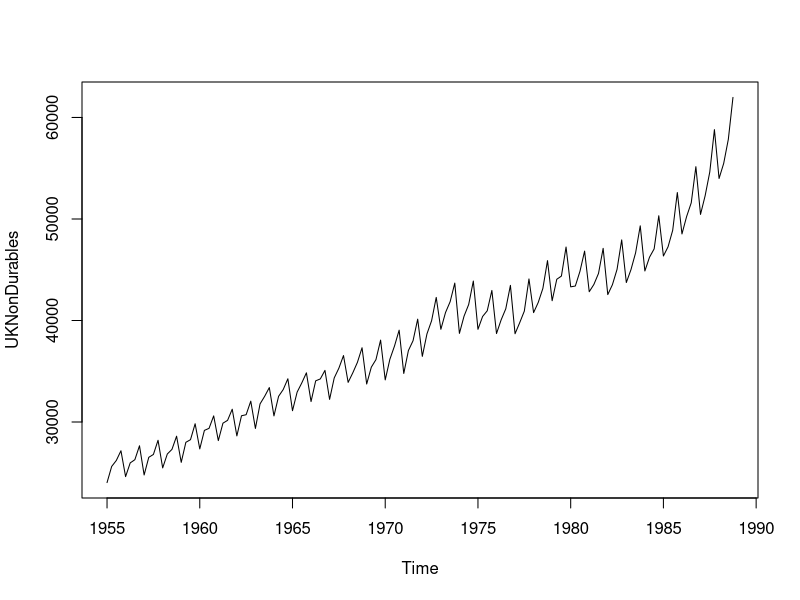
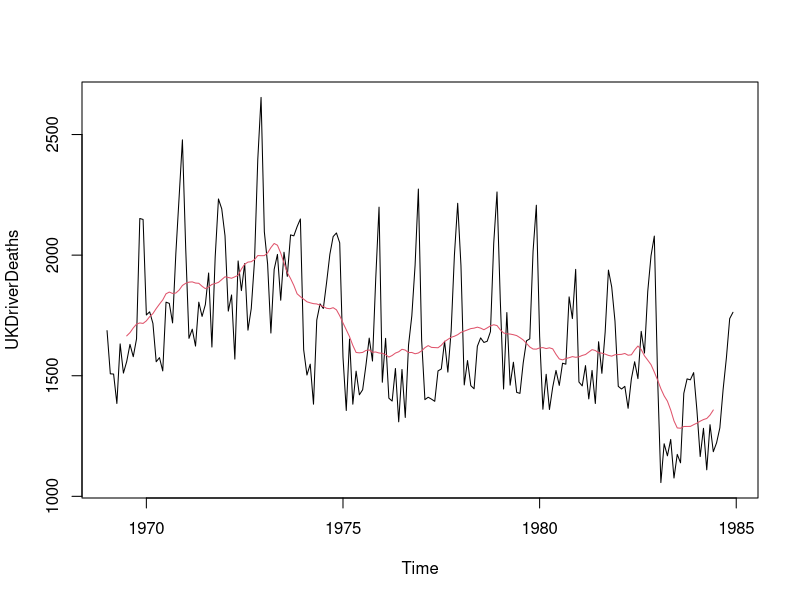
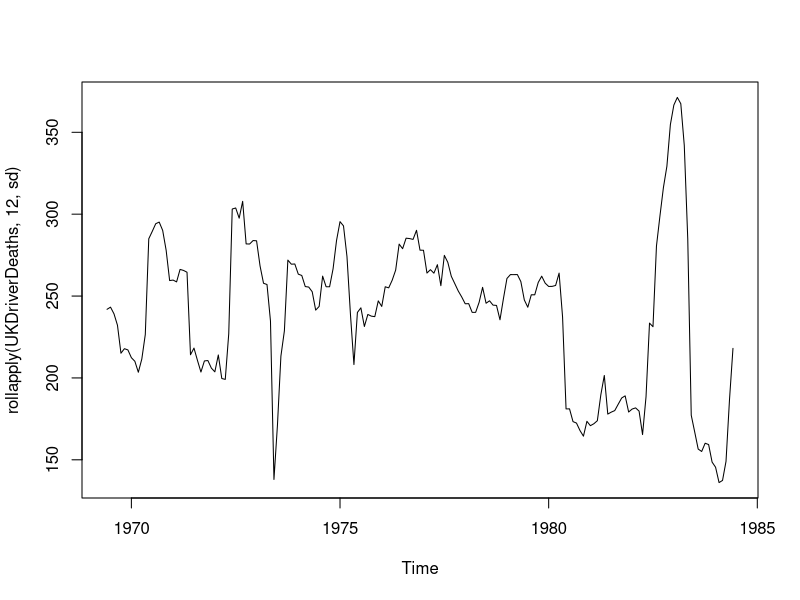
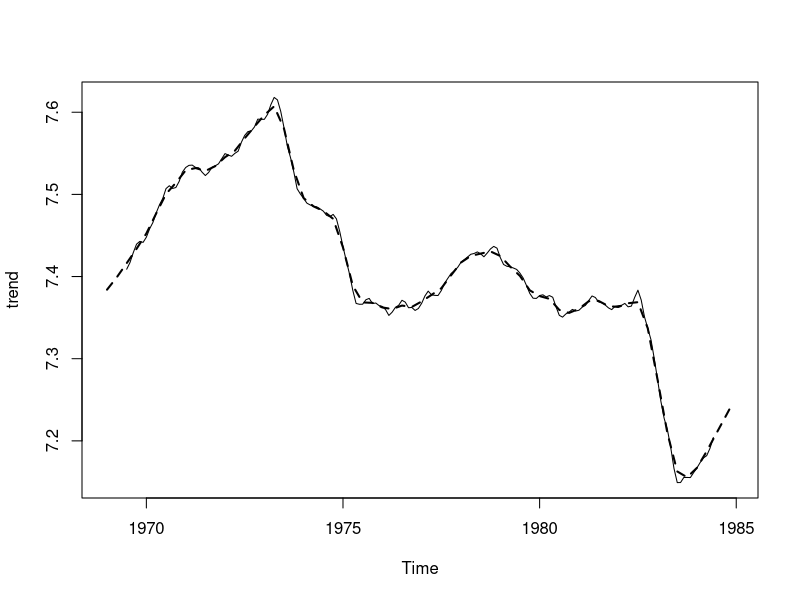
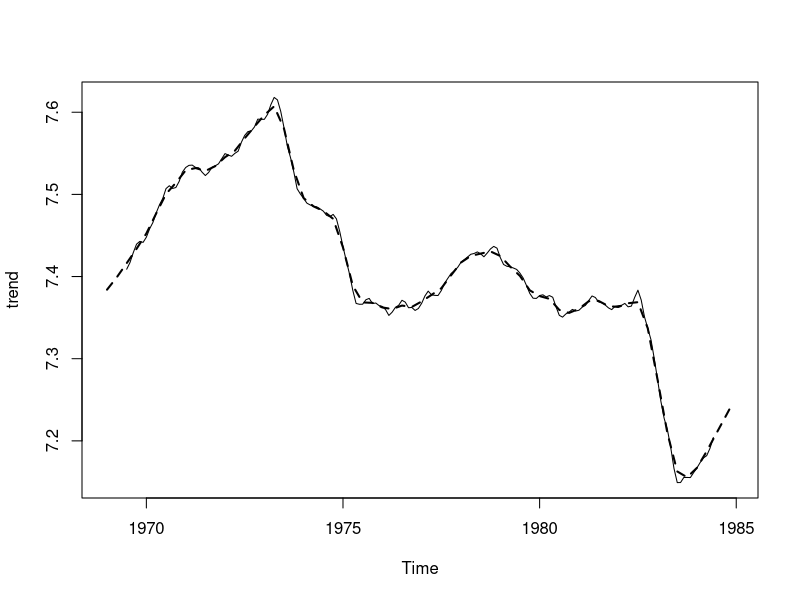
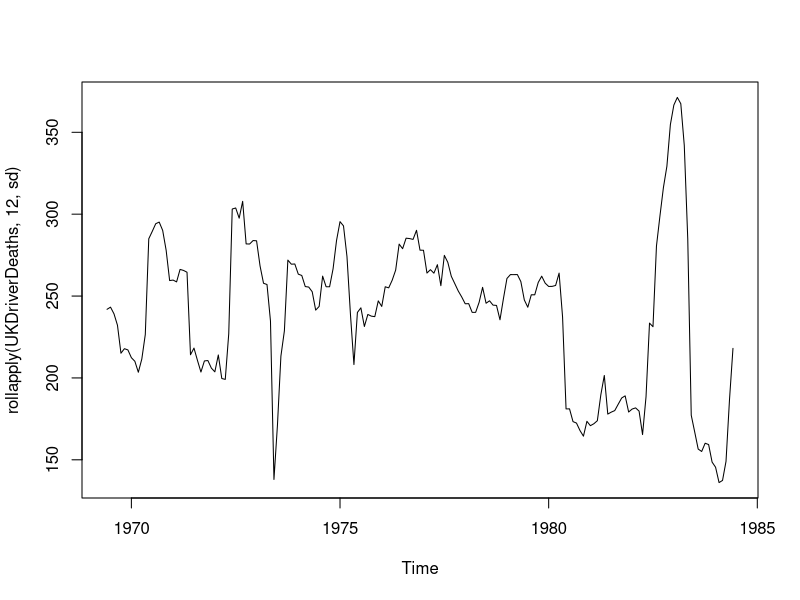
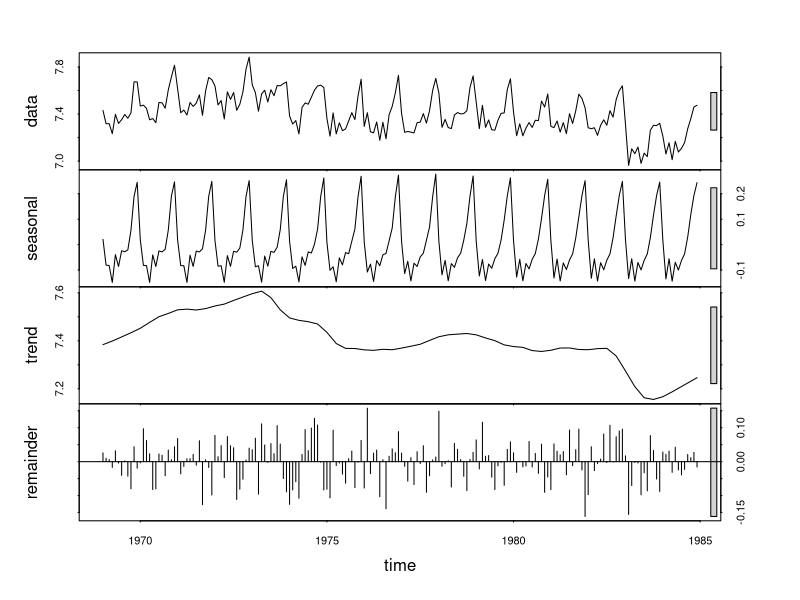
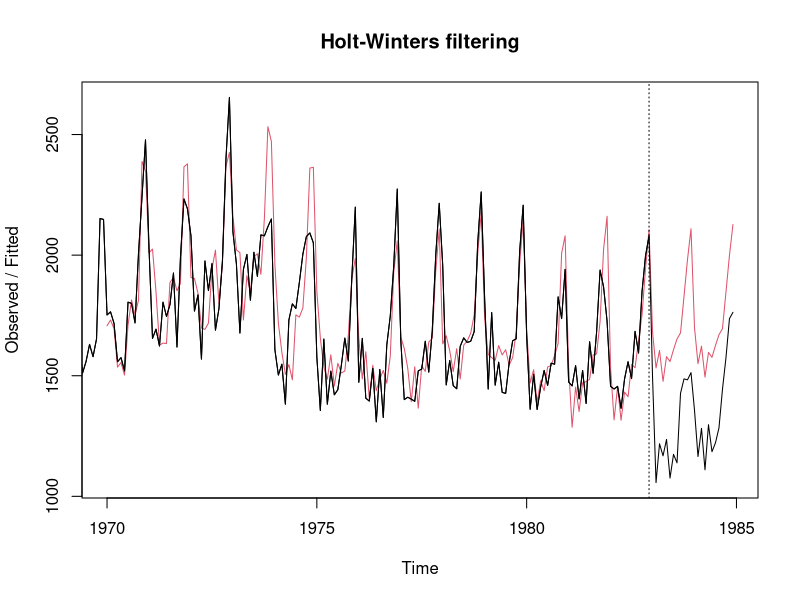

Write R code to recreate these figures, in order. (Note: this script raises an error after producing the figures.)
###################################################
### chunk number 1: setup
###################################################
options(prompt = "R> ", continue = "+  ", width = 64,
  digits = 4, show.signif.stars = FALSE, useFancyQuotes = FALSE)

options(SweaveHooks = list(onefig =   function() {par(mfrow = c(1,1))},
                           twofig =   function() {par(mfrow = c(1,2))},                           
                           threefig = function() {par(mfrow = c(1,3))},
                           fourfig =  function() {par(mfrow = c(2,2))},
			   sixfig =   function() {par(mfrow = c(3,2))}))

library("AER")

set.seed(1071)


###################################################
### chunk number 2: options
###################################################
options(digits = 6)


###################################################
### chunk number 3: ts-plot eval=FALSE
###################################################
## data("UKNonDurables")
## plot(UKNonDurables)


###################################################
### chunk number 4: UKNonDurables-data
###################################################
data("UKNonDurables")


###################################################
### chunk number 5: tsp
###################################################
tsp(UKNonDurables)


###################################################
### chunk number 6: window
###################################################
window(UKNonDurables, end = c(1956, 4))


###################################################
### chunk number 7: filter eval=FALSE
###################################################
## data("UKDriverDeaths")
## plot(UKDriverDeaths)
## lines(filter(UKDriverDeaths, c(1/2, rep(1, 11), 1/2)/12),
##   col = 2)


###################################################
### chunk number 8: ts-plot1
###################################################
data("UKNonDurables")
plot(UKNonDurables)
data("UKDriverDeaths")
plot(UKDriverDeaths)
lines(filter(UKDriverDeaths, c(1/2, rep(1, 11), 1/2)/12),
  col = 2)


###################################################
### chunk number 9: filter1 eval=FALSE
###################################################
## data("UKDriverDeaths")
## plot(UKDriverDeaths)
## lines(filter(UKDriverDeaths, c(1/2, rep(1, 11), 1/2)/12),
##   col = 2)


###################################################
### chunk number 10: rollapply
###################################################
plot(rollapply(UKDriverDeaths, 12, sd))


###################################################
### chunk number 11: ar-sim
###################################################
set.seed(1234)
x <- filter(rnorm(100), 0.9, method = "recursive")


###################################################
### chunk number 12: decompose
###################################################
dd_dec <- decompose(log(UKDriverDeaths))
dd_stl <- stl(log(UKDriverDeaths), s.window = 13)


###################################################
### chunk number 13: decompose-components
###################################################
plot(dd_dec$trend, ylab = "trend")
lines(dd_stl$time.series[,"trend"], lty = 2, lwd = 2)


###################################################
### chunk number 14: seat-mean-sd
###################################################
plot(dd_dec$trend, ylab = "trend")
lines(dd_stl$time.series[,"trend"], lty = 2, lwd = 2)
plot(rollapply(UKDriverDeaths, 12, sd))


###################################################
### chunk number 15: stl
###################################################
plot(dd_stl)


###################################################
### chunk number 16: Holt-Winters
###################################################
dd_past <- window(UKDriverDeaths, end = c(1982, 12))
dd_hw <- HoltWinters(dd_past)
dd_pred <- predict(dd_hw, n.ahead = 24)


###################################################
### chunk number 17: Holt-Winters-plot
###################################################
plot(dd_hw, dd_pred, ylim = range(UKDriverDeaths))
lines(UKDriverDeaths)


###################################################
### chunk number 18: Holt-Winters-plot1
###################################################
plot(dd_hw, dd_pred, ylim = range(UKDriverDeaths))
lines(UKDriverDeaths)


###################################################
### chunk number 19: acf eval=FALSE
###################################################
## acf(x)
## pacf(x)


###################################################
### chunk number 20: acf1
###################################################
acf(x, ylim = c(-0.2, 1))
pacf(x, ylim = c(-0.2, 1))


###################################################
### chunk number 21: ar
###################################################
ar(x)


###################################################
### chunk number 22: window-non-durab
###################################################
nd <- window(log(UKNonDurables), end = c(1970, 4))


###################################################
### chunk number 23: non-durab-acf
###################################################
acf(diff(nd), ylim = c(-1, 1))
pacf(diff(nd), ylim = c(-1, 1))
acf(diff(diff(nd, 4)), ylim = c(-1, 1))
pacf(diff(diff(nd, 4)), ylim = c(-1, 1))


###################################################
### chunk number 24: non-durab-acf1
###################################################
acf(diff(nd), ylim = c(-1, 1))
pacf(diff(nd), ylim = c(-1, 1))
acf(diff(diff(nd, 4)), ylim = c(-1, 1))
pacf(diff(diff(nd, 4)), ylim = c(-1, 1))


###################################################
### chunk number 25: arima-setup
###################################################
nd_pars <- expand.grid(ar = 0:2, diff = 1, ma = 0:2,
  sar = 0:1, sdiff = 1, sma = 0:1)
nd_aic <- rep(0, nrow(nd_pars))
for(i in seq(along = nd_aic)) nd_aic[i] <- AIC(arima(nd,
  unlist(nd_pars[i, 1:3]), unlist(nd_pars[i, 4:6])),
  k = log(length(nd)))
nd_pars[which.min(nd_aic),]


###################################################
### chunk number 26: arima
###################################################
nd_arima <- arima(nd, order = c(0,1,1), seasonal = c(0,1,1))
nd_arima


###################################################
### chunk number 27: tsdiag
###################################################
tsdiag(nd_arima)


###################################################
### chunk number 28: tsdiag1
###################################################
tsdiag(nd_arima)


###################################################
### chunk number 29: arima-predict
###################################################
nd_pred <- predict(nd_arima, n.ahead = 18 * 4)


###################################################
### chunk number 30: arima-compare
###################################################
plot(log(UKNonDurables))
lines(nd_pred$pred, col = 2)


###################################################
### chunk number 31: arima-compare1
###################################################
plot(log(UKNonDurables))
lines(nd_pred$pred, col = 2)


###################################################
### chunk number 32: pepper
###################################################
data("PepperPrice")
plot(PepperPrice, plot.type = "single", col = 1:2)
legend("topleft", c("black", "white"), bty = "n", 
col = 1:2, lty = rep(1,2))


###################################################
### chunk number 33: pepper1
###################################################
data("PepperPrice")
plot(PepperPrice, plot.type = "single", col = 1:2)
legend("topleft", c("black", "white"), bty = "n", 
col = 1:2, lty = rep(1,2))


###################################################
### chunk number 34: adf1
###################################################
library("tseries")
adf.test(log(PepperPrice[, "white"]))


###################################################
### chunk number 35: adf1
###################################################
adf.test(diff(log(PepperPrice[, "white"])))


###################################################
### chunk number 36: pp
###################################################
pp.test(log(PepperPrice[, "white"]), type = "Z(t_alpha)")


###################################################
### chunk number 37: urca eval=FALSE
###################################################
## library("urca")
## pepper_ers <- ur.ers(log(PepperPrice[, "white"]),
##   type = "DF-GLS", model = "const", lag.max = 4)
## summary(pepper_ers)


###################################################
### chunk number 38: kpss
###################################################
kpss.test(log(PepperPrice[, "white"]))


###################################################
### chunk number 39: po
###################################################
po.test(log(PepperPrice))


###################################################
### chunk number 40: joh-trace
###################################################
library("urca")
pepper_jo <- ca.jo(log(PepperPrice), ecdet = "const",
  type = "trace")
summary(pepper_jo)


###################################################
### chunk number 41: joh-lmax eval=FALSE
###################################################
## pepper_jo2 <- ca.jo(log(PepperPrice), ecdet = "const", type = "eigen")
## summary(pepper_jo2)


###################################################
### chunk number 42: dynlm-by-hand
###################################################
dd <- log(UKDriverDeaths)
dd_dat <- ts.intersect(dd, dd1 = lag(dd, k = -1),
  dd12 = lag(dd, k = -12))
lm(dd ~ dd1 + dd12, data = dd_dat)


###################################################
### chunk number 43: dynlm
###################################################
library("dynlm")
dynlm(dd ~ L(dd) + L(dd, 12))


###################################################
### chunk number 44: efp
###################################################
dd_ocus <- efp(dd ~ dd1 + dd12, data = dd_dat,
  type = "OLS-CUSUM")


###################################################
### chunk number 45: efp-test
###################################################
sctest(dd_ocus)


###################################################
### chunk number 46: efp-plot eval=FALSE
###################################################
## plot(dd_ocus)


###################################################
### chunk number 47: Fstats
###################################################
dd_fs <- Fstats(dd ~ dd1 + dd12, data = dd_dat, from = 0.1)
plot(dd_fs)
sctest(dd_fs)


###################################################
### chunk number 48: ocus-supF
###################################################
plot(dd_ocus)
plot(dd_fs, main = "supF test")


###################################################
### chunk number 49: GermanM1
###################################################
data("GermanM1")
LTW <- dm ~ dy2 + dR + dR1 + dp + m1 + y1 + R1 + season


###################################################
### chunk number 50: re eval=FALSE
###################################################
## m1_re <- efp(LTW, data = GermanM1, type = "RE")
## plot(m1_re)


###################################################
### chunk number 51: re1
###################################################
m1_re <- efp(LTW, data = GermanM1, type = "RE")
plot(m1_re)


###################################################
### chunk number 52: dating
###################################################
dd_bp <- breakpoints(dd ~ dd1 + dd12, data = dd_dat, h = 0.1)


###################################################
### chunk number 53: dating-coef
###################################################
coef(dd_bp, breaks = 2)


###################################################
### chunk number 54: dating-plot eval=FALSE
###################################################
## plot(dd)
## lines(fitted(dd_bp, breaks = 2), col = 4)
## lines(confint(dd_bp, breaks = 2))


###################################################
### chunk number 55: dating-plot1
###################################################
plot(dd_bp, legend = FALSE, main = "")
plot(dd)
lines(fitted(dd_bp, breaks = 2), col = 4)
lines(confint(dd_bp, breaks = 2))


###################################################
### chunk number 56: StructTS
###################################################
dd_struct <- StructTS(log(UKDriverDeaths))


###################################################
### chunk number 57: StructTS-plot eval=FALSE
###################################################
## plot(cbind(fitted(dd_struct), residuals(dd_struct)))


###################################################
### chunk number 58: StructTS-plot1
###################################################
dd_struct_plot <- cbind(fitted(dd_struct), residuals = residuals(dd_struct))
colnames(dd_struct_plot) <- c("level", "slope", "season", "residuals")
plot(dd_struct_plot, main = "")


###################################################
### chunk number 59: garch-plot
###################################################
data("MarkPound")
plot(MarkPound, main = "")


###################################################
### chunk number 60: garch
###################################################
mp <- garch(MarkPound, grad = "numerical", trace = FALSE)
summary(mp)
